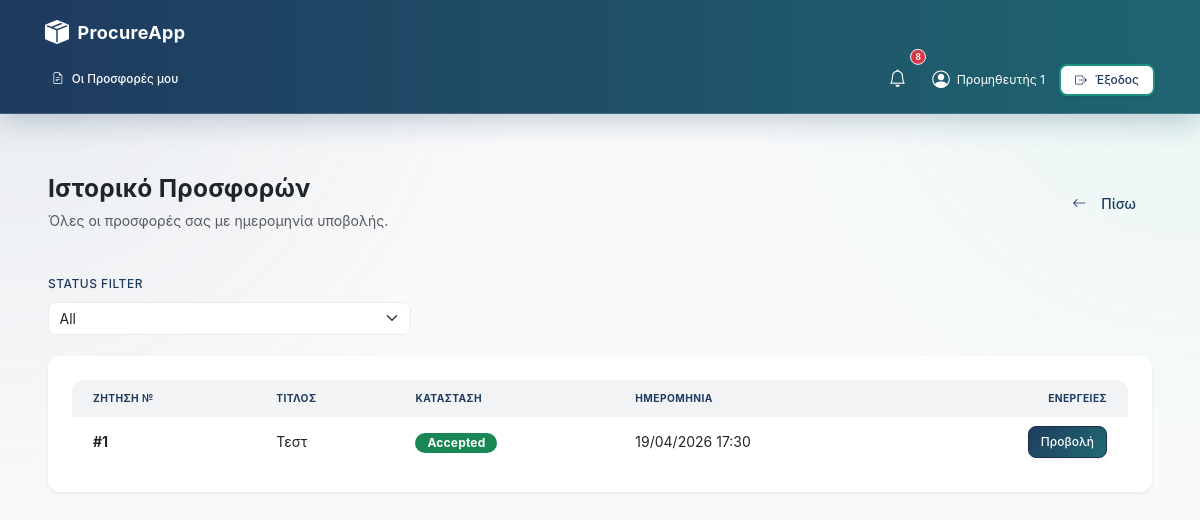
Page /supplier/history (signed in) on the committed database.
### models.py (models this page shows, shortened)
class Bid(db.Model):
    __tablename__ = "bids"
    id = db.Column(db.Integer, primary_key=True)
    request_id = db.Column(db.Integer, db.ForeignKey("requests.id"), nullable=False)
    supplier_id = db.Column(db.Integer, db.ForeignKey("users.id"), nullable=False)
    supplier_name = db.Column(db.String(120), nullable=False)
    price = db.Column(db.Numeric(12, 2), nullable=False)
    notes = db.Column(db.Text, nullable=True)
    documents = db.Column(db.String(255), nullable=True)
    created_at = db.Column(db.DateTime, default=datetime.utcnow)
    status = db.Column(db.String(20), default=BidStatus.DRAFT)
    status_changed_at = db.Column(db.DateTime, default=datetime.utcnow)
    overall_discount_type = db.Column(db.String(10), default='pct')
    proposed_delivery_date = db.Column(db.DateTime, nullable=True)
    is_draft = db.Column(db.Boolean, default=False)
    subtotal = db.Column(db.Numeric(12, 2), nullable=True)
    discount_total = db.Column(db.Numeric(12, 2), nullable=True)
    overall_discount_pct = db.Column(db.Numeric(5, 2), nullable=True)
    shipping_cost = db.Column(db.Numeric(12, 2), nullable=True)
    vat_pct = db.Column(db.Numeric(5, 2), nullable=True)
    vat_amount = db.Column(db.Numeric(12, 2), nullable=True)
    rejection_reason = db.Column(db.String(100), nullable=True)
    bid_score = db.Column(db.Numeric(5, 2), nullable=True)
    is_rejected = db.Column(db.Boolean, default=False)
    lines = db.relationship("BidLine", backref="bid", cascade="all, delete-orphan", lazy=True)

class RequestRFQ(db.Model):
    __tablename__ = "requests"
    id = db.Column(db.Integer, primary_key=True)
    title = db.Column(db.String(200), nullable=False)
    description = db.Column(db.Text, nullable=True)
    documents = db.Column(db.String(255), nullable=True)
    created_by = db.Column(db.String(100), nullable=False)
    created_at = db.Column(db.DateTime, default=datetime.utcnow)
    delivery_location = db.Column(db.String(255), nullable=True)
    receiving_manager = db.Column(db.String(120), nullable=True)
    phone = db.Column(db.String(50), nullable=True)
    submit_deadline = db.Column(db.DateTime, nullable=False)
    delivery_deadline = db.Column(db.DateTime, nullable=False)
    status = db.Column(db.String(20), default=RFQStatus.PENDING)
    status_changed_at = db.Column(db.DateTime, default=datetime.utcnow)
    approved_by = db.Column(db.String(100), nullable=True)
    approved_at = db.Column(db.DateTime, nullable=True)
    denial_reason = db.Column(db.Text, nullable=True)
    winning_bid_id = db.Column(db.Integer, db.ForeignKey('bids.id'), nullable=True)
    cost_center_id = db.Column(db.Integer, db.ForeignKey('cost_centers.id'), nullable=True)
    estimated_budget = db.Column(db.Numeric(12, 2), nullable=True)
    priority = db.Column(db.String(20), default='normal', nullable=False)
    category = db.Column(db.String(50), nullable=True)
    award_date = db.Column(db.DateTime, nullable=True)
    cost_center = db.relationship('CostCenter', backref='rfqs')
    items = db.relationship('RequestItem', backref='rfq', lazy=True, cascade="all, delete-orphan")
    bids = db.relationship('Bid', backref='rfq', lazy=True, foreign_keys="[Bid.request_id]", cascade="all, delete-orphan")
    allowed_suppliers = db.relationship('AllowedSupplier', backref='rfq', lazy=True, cascade="all, delete-orphan")

### app/routes/supplier.py (the view, shortened to what this page needs)
@supplier_bp.route("/history")
@require_role("supplier")
def history():
    from models import AllowedSupplier, User
    from datetime import datetime, timedelta
    from decimal import Decimal
    username = session.get('username')
    supplier_name = session.get('name')
    supplier_user = User.query.filter_by(username=username).first()
    bids = Bid.query.filter_by(
        supplier_id=supplier_user.id if supplier_user else None
    ).all() if supplier_user else []
    reopen_bid_ids = {
        r.bid_id for r in BidRevision.query.filter(
            BidRevision.bid_id.in_([b.id for b in bids])
        ).all()
    } if bids else set()
    page = request.args.get('page', 1, type=int)
    per_page = 10
    status_filter = request.args.get('status', 'all').strip().lower()
    all_awards = ItemAward.query.join(
        RequestRFQ, ItemAward.request_id == RequestRFQ.id
    ).filter(
        ItemAward.supplier_name == supplier_name,
        RequestRFQ.status.in_([RFQStatus.CLOSED, RFQStatus.RECEIVED])
    ).all() if status_filter in ['won', 'lost'] else []
    award_bid_ids = [a.bid_id for a in all_awards] if all_awards else []
    total_bids = len(bids)
    submitted_bids = [b for b in bids if b.status == 'submitted']
    bid_ids = [b.id for b in bids]
    won_awards = ItemAward.query.join(
        RequestRFQ, ItemAward.request_id == RequestRFQ.id
    ).filter(
        ItemAward.bid_id.in_(bid_ids),
        ItemAward.supplier_name == supplier_name,
        RequestRFQ.status.in_([RFQStatus.CLOSED, RFQStatus.RECEIVED])
    ).all() if bid_ids else []
    won_count = len(won_awards)
    total_value = Decimal(0)
    avg_bid_value = Decimal(0)
    won_value = Decimal(0)
    for b in submitted_bids:
        price = b.price or Decimal(0)
        total_value += Decimal(price)
    for award in won_awards:
        won_value += (award.line_total or Decimal(0))
    avg_bid_value = total_value / len(submitted_bids) if submitted_bids else Decimal(0)
    win_rate = (won_count / len(submitted_bids) * 100) if submitted_bids else 0
    bids = sorted(bids, key=lambda b: b.created_at, reverse=True)
    total_items = len(bids)
    total_pages = (total_items + per_page - 1) // per_page
    start_idx = (page - 1) * per_page
    paginated_bids = bids[start_idx : start_idx + per_page]
    award_map = {
        a.bid_id: a
        for a in ItemAward.query.join(RequestRFQ, ItemAward.request_id == RequestRFQ.id).filter(
            ItemAward.supplier_name == supplier_name,
            RequestRFQ.status.in_([RFQStatus.CLOSED, RFQStatus.RECEIVED])
        ).all()
    }
    return render_template("supplier_history.html",
                         bids=paginated_bids,
                         page=page,
                         total_pages=total_pages,
                         status_filter=status_filter,
                         reopen_bid_ids=reopen_bid_ids,
                         analytics={
                             'total_bids': total_bids,
                             'submitted_bids': len(submitted_bids),
                             'won_count': won_count,
                             'lost_count': len(submitted_bids) - won_count,
                             'win_rate': win_rate,
                             'total_value': float(total_value),
                             'avg_bid_value': float(avg_bid_value),
                             'won_value': float(won_value)
                         },
                         award_map=award_map)

### app/auth.py (called while the page is built)
def require_roles(*roles):
    def wrap(fn):
        @wraps(fn)
        def inner(*args, **kwargs):
            if session.get("role") not in roles:
                flash("Δεν έχεις δικαίωμα πρόσβασης.", "danger")
                return redirect(url_for("auth.login"))
            return fn(*args, **kwargs)
        return inner
    return wrap

### templates/supplier_history.html (shortened to what this page needs)
{% extends "base.html" %}
{% block content %}
<div class="container-fluid py-5">
  <div class="d-flex justify-content-between align-items-center mb-5">
    <div>
      <h1 class="h3 fw-bold text-dark mb-2">Ιστορικό Προσφορών</h1>
      <p class="text-muted mb-0">Όλες οι προσφορές σας με ημερομηνία υποβολής.</p>
    </div>
    <a href="{{ url_for('supplier.dashboard') }}" class="btn btn-outline-secondary">
      <i class="bi bi-arrow-left me-2"></i>Πίσω
    </a>
  </div>
  <form method="get" class="mb-4">
    <div class="row g-2 align-items-end">
      <div class="col-md-4">
        <label class="form-label">Status filter</label>
        <select name="status" class="form-select" onchange="this.form.submit()">
          <option value="all" {% if status_filter == 'all' %}selected{% endif %}>All</option>
        </select>
      </div>
    </div>
  </form>
  {% if bids %}
  <div class="card border-0 shadow-sm">
    <div class="table-responsive">
      <table class="table table-hover mb-0">
        <thead class="bg-light">
          <tr>
            <th class="border-0 ps-4">Ζήτηση №</th>
            <th class="border-0">Τίτλος</th>
            <th class="border-0">Κατάσταση</th>
            <th class="border-0">Ημερομηνία</th>
            <th class="border-0 text-end pe-4">Ενέργειες</th>
          </tr>
        </thead>
        <tbody>
          {% for bid in bids %}
          <tr>
            <td class="ps-4"><strong>#{{ bid.request_id }}</strong></td>
            <td>{{ bid.rfq.title if bid.rfq else 'Διαγραμμένη ζήτηση' }}</td>
            <td>
              {% if reopen_bid_ids and bid.id in reopen_bid_ids %}
                <span class="badge bg-info text-dark">Reopen</span>
              {% elif bid.status == 'submitted' %}
                <span class="badge bg-success">Submitted</span>
              {% elif bid.status == 'accepted' %}
                <span class="badge bg-success">Accepted</span>
              {% elif bid.status == 'draft' %}
                <span class="badge bg-warning text-dark">Draft</span>
              {% elif bid.status == 'rejected' %}
                <span class="badge bg-danger">Rejected</span>
              {% else %}
                <span class="badge bg-secondary">{{ get_status_display_name(bid.status) }}</span>
              {% endif %}
            </td>
            <td>
              {% if bid.created_at %}
                {{ bid.created_at.strftime('%d/%m/%Y %H:%M') }}
              {% else %}
                -
              {% endif %}
            </td>
            <td class="text-end pe-4">
              <a href="{{ url_for('supplier.bid', req_id=bid.request_id) }}" class="btn btn-sm btn-primary">
                Προβολή
              </a>
            </td>
          </tr>
          {% endfor %}
        </tbody>
      </table>
    </div>
  </div>
  {% else %}
  <div class="alert alert-info">
    <i class="bi bi-info-circle me-2"></i>
    <strong>Κανένα ιστορικό προσφορών.</strong>
    Δεν έχετε υποβάλει μέχρι τώρα προσφορές.
  </div>
  {% endif %}
</div>
{% endblock %}

### app/static/css/layouts.css (style rules this page uses)
.container-fluid { width: 100%; padding: 0 var(--space-4); margin: 0 auto; }
.row { display: flex; flex-wrap: wrap; margin: 0 -var(--space-4); }
.d-flex { display: flex; }
.align-items-center { align-items: center; }
.align-items-end { align-items: flex-end; }
.justify-content-between { justify-content: space-between; }
.mb-0 { margin-bottom: 0; }
.mb-2 { margin-bottom: var(--space-2); }
.mb-4 { margin-bottom: var(--space-4); }
.mb-5 { margin-bottom: var(--space-5); }

### app/static/css/dashboard-unified.css (style rules this page uses)
:root { --ui-shell-max-width: 1600px; --ui-panel-bg: var(--color-white, #ffffff); --ui-panel-border: var(--color-gray-200, #e5e7eb); --ui-muted-bg: var(--color-gray-50, #f8fafc); --ui-row-hover: rgba(32, 201, 151, 0.08); --ui-heading: var(--color-navy, var(--color-primary-navy, #1e3a5f)); --ui-accent: var(--color-teal, var(--color-primary-accent, #20c997)); --ui-shadow-soft: 0 10px 28px rgba(15, 58, 95, 0.08); }
body.dashboard-unified { background: radial-gradient(circle at top right, rgba(32, 201, 151, 0.08), transparent 35%), radial-gradient(circle at top left, rgba(30, 58, 95, 0.08), transparent 40%), var(--ui-muted-bg); color: var(--color-text-primary, var(--text-primary, #1f2937)); }
.dashboard-unified h1, .dashboard-unified h2, .dashboard-unified h3, .dashboard-unified .page-header h1 { color: var(--ui-heading); letter-spacing: 0.01em; }
.dashboard-unified .card, .dashboard-unified .filters-sidebar, .dashboard-unified .kpi-card, .dashboard-unified .card-kpi { background: var(--ui-panel-bg); border: 1px solid var(--ui-panel-border); border-radius: 12px; box-shadow: var(--ui-shadow-soft); }
.dashboard-unified .card::before, .dashboard-unified .card-kpi::before { display: none; }
.dashboard-unified .table { margin-bottom: 0; border-collapse: separate; border-spacing: 0; }
.dashboard-unified .table thead th { background: color-mix(in srgb, var(--ui-heading) 6%, #ffffff 94%); color: var(--ui-heading); font-size: 0.73rem; font-weight: 700; letter-spacing: 0.04em; text-transform: uppercase; border-bottom: 1px solid var(--ui-panel-border); white-space: nowrap; padding-top: 0.72rem; padding-bottom: 0.72rem; }
.dashboard-unified .table tbody td { padding-top: 0.7rem; padding-bottom: 0.7rem; border-bottom: 1px solid var(--ui-panel-border); vertical-align: middle; }
.dashboard-unified .table-responsive { border-radius: 12px; }
.dashboard-unified .badge, .dashboard-unified .rounded-pill { font-weight: 700; letter-spacing: 0.015em; }
.dashboard-unified .form-control, .dashboard-unified .form-select, .dashboard-unified .filter-input, .dashboard-unified .filter-select, .dashboard-unified .select2-container .select2-selection--single, .dashboard-unified .select2-container .select2-selection--multiple { border: 1px solid var(--ui-panel-border); border-radius: 8px; background-color: #ffffff; color: var(--color-text-primary, #1f2937); }
.dashboard-unified .btn { border-radius: 8px; }
.dashboard-unified .btn-primary { background: linear-gradient(135deg, var(--ui-heading), color-mix(in srgb, var(--ui-heading) 65%, var(--ui-accent) 35%)); border: 1px solid color-mix(in srgb, var(--ui-heading) 80%, #000000 20%); }
.dashboard-unified .btn-secondary, .dashboard-unified .btn-outline-secondary { border-color: color-mix(in srgb, var(--ui-accent) 60%, var(--ui-heading) 40%); color: var(--ui-heading); }

### rows in the picture
Bid: request_id "1", rfq "Τεστ", status "Accepted", created_at "19/04/2026 17:30"

### other values in the picture
{{ unread_notifs|length }} "8"
{{ session.get('name') }} "Προμηθευτής 1"
